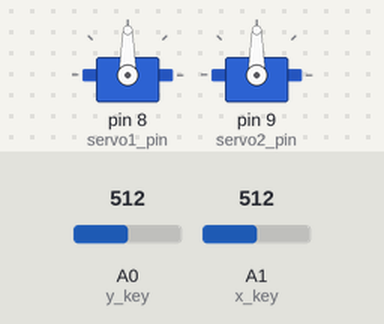
A sketch run on a simulated Arduino Uno, built with avr-gcc and run on an emulated ATmega328P. Parts: 2 × servo. The test bench sets the inputs (shaded band); at power-on: A0 (y_key) = 512, A1 (x_key) = 512.

Above: at 1.2 s.
1.3 s: A0 (y_key) set to 689
2.8 s: A0 (y_key) set to 716
At 2.95 s:
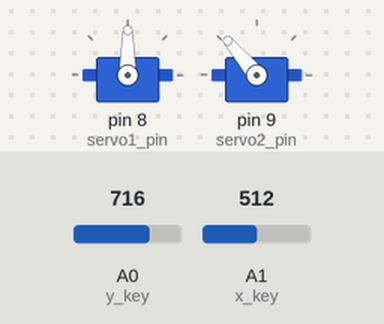
At 3.6 s:
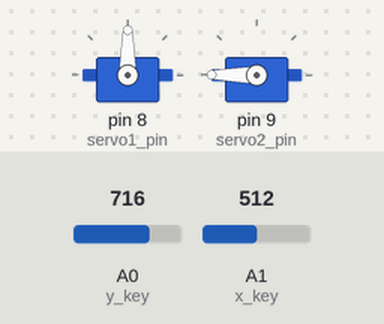
4.7 s: A1 (x_key) set to 688
6.2 s: A1 (x_key) set to 709
At 7.4 s:
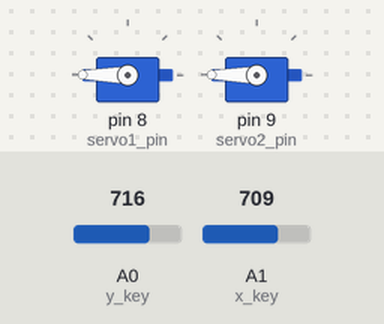
8.1 s: A1 (x_key) set to 310
9.6 s: A1 (x_key) set to 289
At 11.6 s:
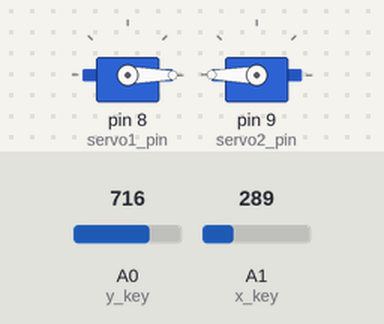
Timing chart, 0 to 13.1 s (numbered marks = the images above; inputs shaded):
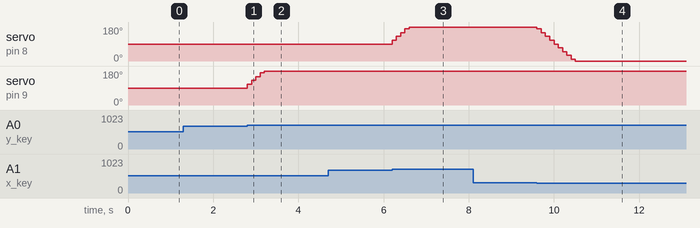

The sketch:

ramie_robota.ino
```cpp
#include "Servo.h"
Servo servo1;
Servo servo2;
int x_key = A1;
int y_key = A0;
int x_pos;
int y_pos;
int servo1_pin = 8;
int servo2_pin = 9;
int initial_position = 90;
int initial_position1 = 90;

void setup ( ) {
  Serial.begin (9600) ;
  servo1.attach (servo1_pin ) ;
  servo2.attach (servo2_pin ) ;
  servo1.write (initial_position);
  servo2.write (initial_position1);
  pinMode (x_key, INPUT) ;
  pinMode (y_key, INPUT) ;
}

void loop ( ) {
  x_pos = analogRead (x_key) ;
  y_pos = analogRead (y_key) ;

  if (x_pos < 300) {
    if (initial_position < 10) { } else {
      initial_position = initial_position - 20;
      servo1.write ( initial_position ) ;
      delay (100) ;
    }
  } if (x_pos > 700) {
    if (initial_position > 180)
    {
    }
    else {
      initial_position = initial_position + 20;
      servo1.write ( initial_position ) ;
      delay (100) ;
    }
  }

  if (y_pos < 300) {
    if (initial_position1 < 10) { } else {
      initial_position1 = initial_position1 - 20;
      servo2.write ( initial_position1 ) ;
      delay (100) ;
    }
  } if (y_pos > 700) {
    if (initial_position1 > 180)
    {
    }
    else {
      initial_position1 = initial_position1 + 20;
      servo2.write ( initial_position1 ) ;
      delay (100) ;
    }
  }
}
```

Measured:
- the behaviour switches between 700 and 701 on A0 (y_key) (found by bisection; images 0 and 1)
- the behaviour switches between 700 and 701 on A1 (x_key) (found by bisection; images 2 and 3)
- the behaviour switches between 300 and 299 on A1 (x_key) (found by bisection; images 3 and 4)
- after the input at 1.3 s, every drawn part: stays the same
- after the input at 2.8 s, servo on pin 9 (servo2_pin): moves from 90° to 180° over 0.40 s, starting at once
- after the input at 4.7 s, every drawn part: stays the same
- after the input at 6.2 s, servo on pin 8 (servo1_pin): moves from 90° to 180° over 0.40 s, starting at once
- after the input at 8.1 s, every drawn part: stays the same
- after the input at 9.6 s, servo on pin 8 (servo1_pin): moves from 180° to 0° over 0.90 s, starting at once
